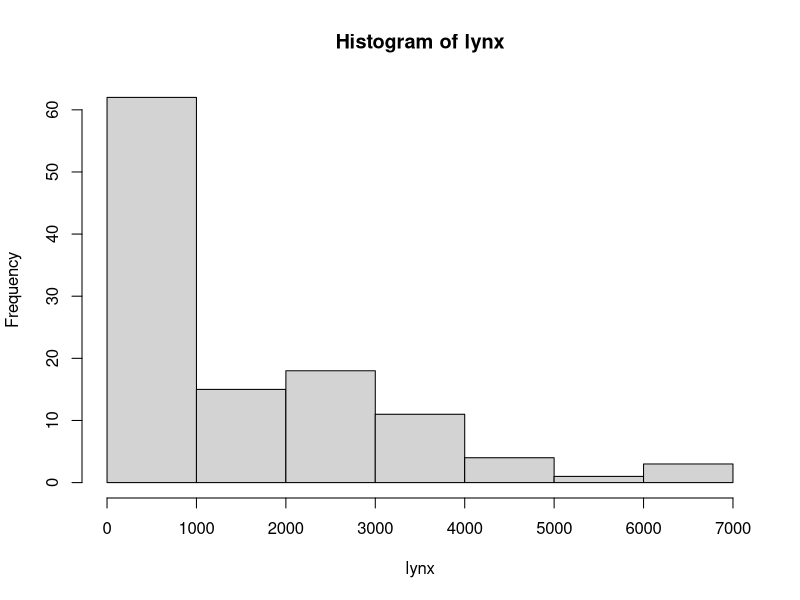
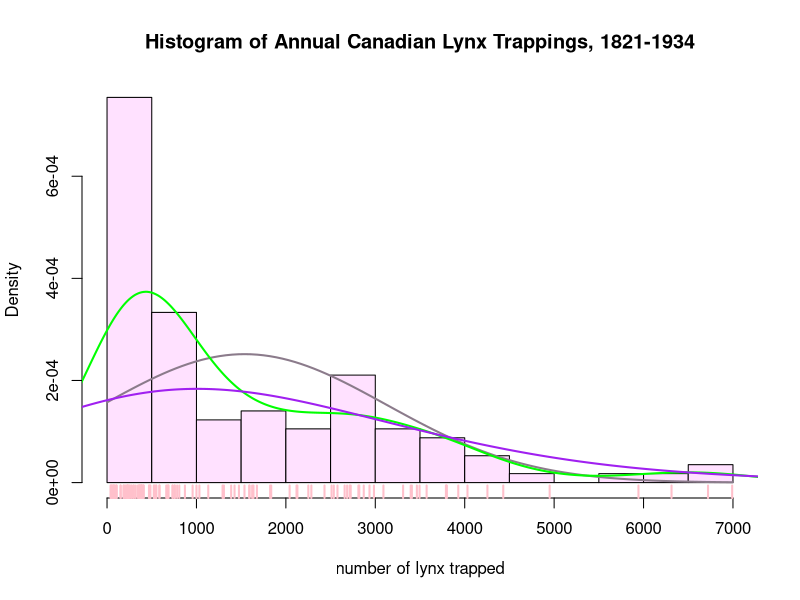

These figures' R source, in order:
#title:OVerlayingPlot
#Basic Data Graphics using R
#Author:Hrishikesh Tripathi
#OVerlayingPlot using Lynx data

#Load data Package
library(datasets)

#Annual Canadian Lynx trappings 1821–1934
?lynx
head(lynx)

hist(lynx)          #default plotting

#Adding Options
hist(lynx,
     breaks = 14,        #Suggests 16 bins
     freq = FALSE,       #axis will show density not freq
     col = "thistle1",   #col for histogram
     main = paste("Histogram of Annual Canadian Lynx",
                   "Trappings, 1821-1934"),
     xlab = "number of lynx trapped")

#adding normal distribution
curve(dnorm(x,mean = mean(lynx), sd=sd(lynx)),
      col="thistle4", #Color 
      lwd=2,          #width of the line
      add=TRUE)       #superimposed on the previous graph

#adding two kernel density estimators

lines(density(lynx),col="green",lwd=2)
lines(density(lynx,adjust = 3),col="purple",lwd=2)

#adding rug plot
rug(lynx,lwd = 2,col = "pink")



# Clear environment
rm(list = ls()) 

# Clear packages
detach("package:datasets", unload = TRUE)  # For base

# Clear plots
dev.off()  # But only if there IS a plot

# Clear console
cat("\014")  # ctrl+L

#:):





